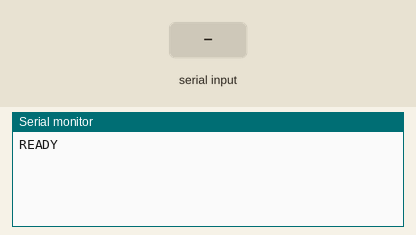
Recording of a sketch running on a simulated Arduino Uno, built with avr-gcc and run on an emulated ATmega328P. Shown: the last lines printed to the serial monitor. The inputs (shaded band) are chosen by the test bench.

Above: at 1.2 s.
1.3 s: "1\n" received over Serial
At 2.5 s:
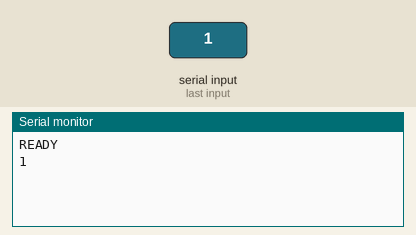
2.8 s: "0\n" received over Serial
At 3.7 s:
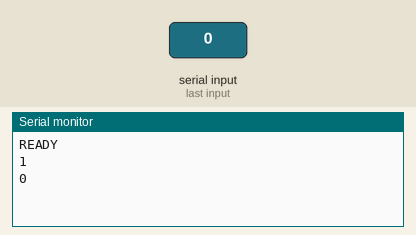
4.3 s: "2\n" received over Serial
At 4.8 s:
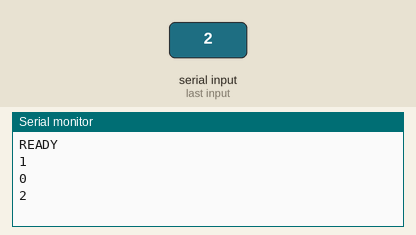

Measured:
- after the input at 1.3 s, the serial monitor: prints a new line at once (image 1)
- after the input at 2.8 s, the serial monitor: prints a new line at once (image 2)
- after the input at 4.3 s, the serial monitor: prints a new line at once (image 3)

The sketch:

echo.ino
```cpp
void setup() {
    Serial.begin(9600);    // opens serial port, sets data rate to 9600 bps
    Serial.println("READY");
}

void loop() {
  // send data only when you receive data:
  if(Serial.available()) {
   String incoming = Serial.readStringUntil('\n');
   Serial.println(incoming);
  }
}
```
